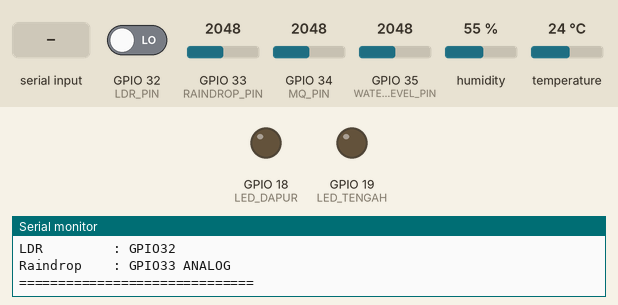
Bench run of a sketch on a simulated ESP32. On the bench: output pins drawn as LEDs (lit = HIGH), the last lines printed to the serial monitor. The inputs (shaded band) are chosen by the test bench; at power-on: GPIO 32 (LDR_PIN) LOW, GPIO 33 (RAINDROP_PIN) = 2048, GPIO 34 (MQ_PIN) = 2048, GPIO 35 (WATERLEVEL_PIN) = 2048, humidity 55 %, temperature 24 °C.

Above: at 1.2 s.
1.3 s: "DAPUR_ON\n" received over the second serial link
At 2.2 s:
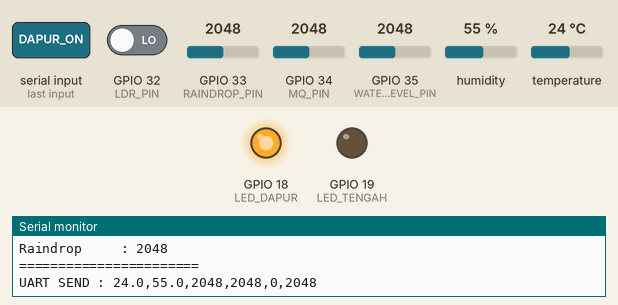
2.8 s: "TENGAH_ON\n" received over the second serial link
At 3.3 s:
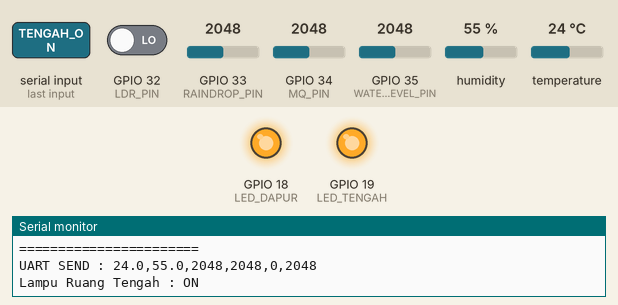
4.3 s: "DAPUR_OFF\n" received over the second serial link
At 5.6 s:
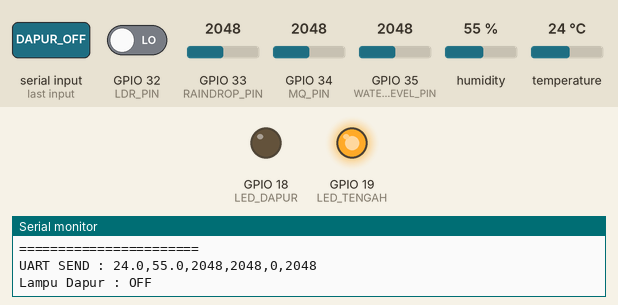
Timing chart, 0 to 7.3 s (numbered marks = the images above; inputs shaded):
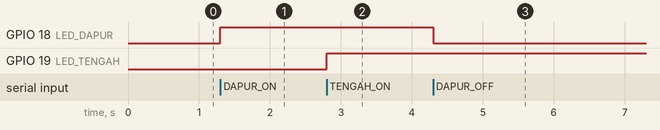

Measured:
- after the input at 1.3 s, GPIO 18 (LED_DAPUR): LOW → HIGH at once
- after the input at 2.8 s, GPIO 19 (LED_TENGAH): LOW → HIGH at once
- after the input at 4.3 s, GPIO 18 (LED_DAPUR): HIGH → LOW at once

The sketch:

esp1.ino
```cpp
#include <DHT.h>

// ===============================
// UART
// ===============================
#define RX_PIN 16
#define TX_PIN 17
HardwareSerial UART(2);

// ===============================
// DHT22
// ===============================
#define DHT_PIN 15
#define DHT_TYPE DHT22
DHT dht(DHT_PIN,DHT_TYPE);

// ===============================
// SENSOR
// ===============================
#define MQ_PIN 34
#define WATERLEVEL_PIN 35
#define LDR_PIN 32
#define RAINDROP_PIN 33

// ===============================
// LED
// ===============================
#define LED_DAPUR 18
#define LED_TENGAH 19

// ===============================
// TIMER
// ===============================
unsigned long waktuBaca=0;
const unsigned long intervalBaca=2000;

// ===============================
// DATA SENSOR
// ===============================
float suhu=0;
float kelembapan=0;
int nilaiMQ=0;
int nilaiWaterLevel=0;
int statusLDR=0;
int nilaiRaindrop=0;

// ===============================
// SETUP
// ===============================
void setup(){
  Serial.begin(115200);
  UART.begin(9600,SERIAL_8N1,RX_PIN,TX_PIN);

  dht.begin();

  pinMode(MQ_PIN,INPUT);
  pinMode(WATERLEVEL_PIN,INPUT);
  pinMode(LDR_PIN,INPUT);
  pinMode(RAINDROP_PIN,INPUT);
  pinMode(LED_DAPUR,OUTPUT);
  pinMode(LED_TENGAH,OUTPUT);

  digitalWrite(LED_DAPUR,LOW);
  digitalWrite(LED_TENGAH,LOW);

  Serial.println();
  Serial.println("==============================");
  Serial.println("     SMART HOME FARM");
  Serial.println("==============================");
  Serial.println("ESP1 SENSOR READY");
  Serial.println("UART : 9600");
  Serial.println("TX   : GPIO17");
  Serial.println("RX   : GPIO16");
  Serial.println();
  Serial.println("DHT22       : GPIO15");
  Serial.println("MQ          : GPIO34");
  Serial.println("Water Level : GPIO35");
  Serial.println("LDR         : GPIO32");
  Serial.println("Raindrop    : GPIO33 ANALOG");
  Serial.println("==============================");
}

// ===============================
// BACA SENSOR
// ===============================
bool bacaSensor(){
  float dataSuhu=dht.readTemperature();
  float dataKelembapan=dht.readHumidity();

  if(isnan(dataSuhu)||isnan(dataKelembapan)){
    Serial.println("DHT ERROR");
    return false;
  }

  suhu=dataSuhu;
  kelembapan=dataKelembapan;

  nilaiMQ=analogRead(MQ_PIN);
  nilaiWaterLevel=analogRead(WATERLEVEL_PIN);

  // LDR tetap digital
  statusLDR=digitalRead(LDR_PIN);

  // RAINDROP ANALOG
  nilaiRaindrop=analogRead(RAINDROP_PIN);

  return true;
}

// ===============================
// TAMPIL SERIAL
// ===============================
void tampilSerial(){
  Serial.println();
  Serial.println("===== SENSOR ESP1 =====");

  Serial.print("Suhu         : ");
  Serial.print(suhu,1);
  Serial.println(" C");

  Serial.print("Kelembapan   : ");
  Serial.print(kelembapan,1);
  Serial.println(" %");

  Serial.print("MQ           : ");
  Serial.println(nilaiMQ);

  Serial.print("Water Level  : ");
  Serial.println(nilaiWaterLevel);

  Serial.print("LDR          : ");
  if(statusLDR==HIGH)
    Serial.println("TERANG");
  else
    Serial.println("GELAP");

  Serial.print("Raindrop     : ");
  Serial.println(nilaiRaindrop);

  Serial.println("=======================");
}

// ===============================
// KIRIM DATA KE ESP2
// ===============================
void kirimUART(){
  String data=
    String(suhu,1)+","+
    String(kelembapan,1)+","+
    String(nilaiMQ)+","+
    String(nilaiWaterLevel)+","+
    String(statusLDR)+","+
    String(nilaiRaindrop);

  UART.println(data);

  Serial.print("UART SEND : ");
  Serial.println(data);
}

// ===============================
// TERIMA DATA DARI ESP2
// ===============================

void bacaPerintahESP2(){
  if(UART.available()){
    String response=UART.readStringUntil('\n');
    response.trim();

    // ACK dari ESP2
    if(response=="ACK"){
      Serial.println("ACK diterima dari ESP2");
    }

    // ===========================
    // LAMPU DAPUR
    // ===========================
    else if(response=="DAPUR_ON"){
      digitalWrite(LED_DAPUR,HIGH);
      Serial.println("Lampu Dapur : ON");
    }

    else if(response=="DAPUR_OFF"){
      digitalWrite(LED_DAPUR,LOW);
      Serial.println("Lampu Dapur : OFF");
    }

    // ===========================
    // LAMPU RUANG TENGAH
    // ===========================
    else if(response=="TENGAH_ON"){
      digitalWrite(LED_TENGAH,HIGH);
      Serial.println("Lampu Ruang Tengah : ON");
    }

    else if(response=="TENGAH_OFF"){
      digitalWrite(LED_TENGAH,LOW);
      Serial.println("Lampu Ruang Tengah : OFF");
    }

    else{
      Serial.print("UART RECEIVE : ");
      Serial.println(response);
    }
  }
}

// ===============================
// LOOP
// ===============================

void loop(){
  bacaPerintahESP2();

  if(millis()-waktuBaca>=intervalBaca){
    waktuBaca=millis();

    if(bacaSensor()){
      tampilSerial();
      kirimUART();
    }
  }
}
```
